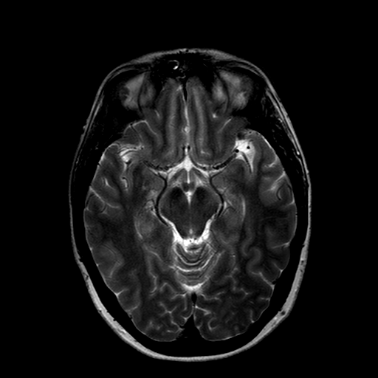
#> input picture Proyecto/Data/CK/1/img012.bmp, 378 x 378 px, found by its file name
$ jupyter execute 'PROYECTO PDI 3.ipynb'
#> lines starting #> are read from the running program, lines starting #| are printed output that depends on the picture; after the words box and inside, x2 and y2 are one past the last pixel; in counts of white or black regions, pixels touching at a corner belong together
[cell 1]
import cv2
import numpy as np
import matplotlib.pyplot as plt
from skimage.filters import threshold_otsu
from skimage.morphology import convex_hull_image

[cell 2]
img = cv2.imread('Data/CHP/1/img012.bmp', cv2.IMREAD_COLOR)
#> img is the input picture: shape (378, 378, 3); min 0, max 255, mean 19.5

[cell 3]
#dst = cv2.fastNlMeansDenoisingColored(img,None,10,10,7,21)
dst = cv2.medianBlur(img, 3) #mediana
#dst = cv2.GaussianBlur(img,(3,3),cv2.BORDER_DEFAULT) #gaussiano

[cell 4]
fig1=plt.figure(figsize = (12,12))
a = fig1.add_subplot(1, 2, 1)
plt.imshow(img, cmap='gray',vmin=0,vmax=2**8)
plt.axis('off');

b = fig1.add_subplot(1, 2, 2)
plt.imshow(dst, cmap='gray',vmin=0,vmax=2**8)
plt.axis('off');
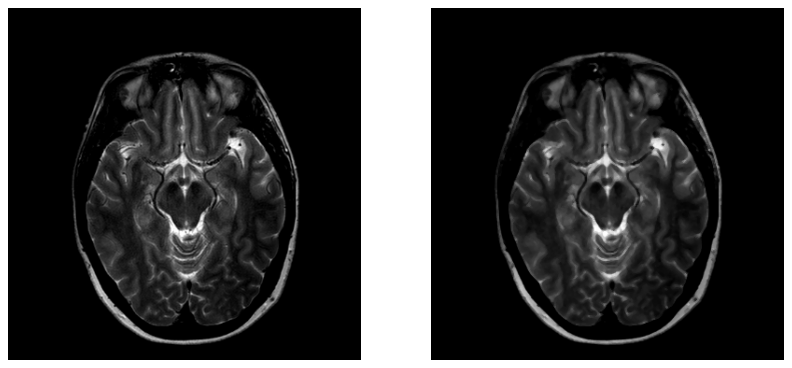
#> figure drawn by matplotlib, 2 panels

[cell 5]
inmax=np.amax(dst)
#> inmax = 255
c=255/(np.log(1+inmax))
#> c = 45.99
Iout=np.log(dst[:,:]+1)
#> Iout: shape (378, 378, 3) float16; 0.01% of the values are NaN or infinite; the others: min 0, max 5.54, mean 1.36
Iout=c*Iout[:,:]
#> Iout: shape (378, 378, 3) float16; 0.01% of the values are NaN or infinite; the others: min 0, max 255, mean 62.47
Iout=Iout.astype(np.uint8)
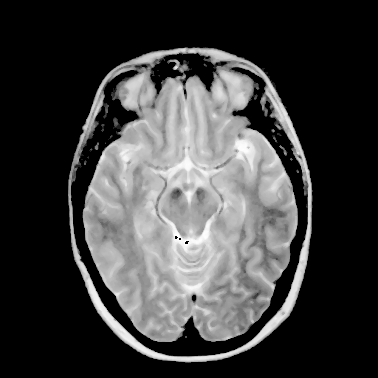
#> Iout: shape (378, 378, 3); min 0, max 255, mean 62.3
dst=dst.astype(np.uint8)

fig1=plt.figure(figsize = (16,16))
a = fig1.add_subplot(1, 2, 1)
plt.imshow(img, cmap='gray',vmin=0,vmax=2**8)
plt.axis('off');
a.set_title('Original image');

b = fig1.add_subplot(1,2,2)
plt.imshow(Iout, cmap = 'gray', vmin=0, vmax=255)
plt.axis('off')
b.set_title('Contraste con logaritmo');
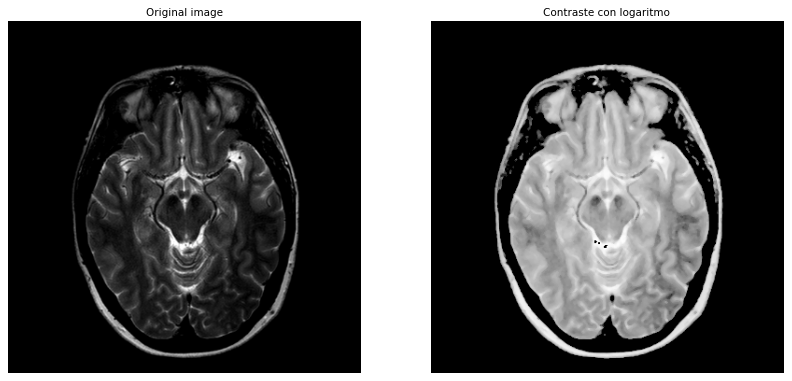
#> figure drawn by matplotlib, 2 panels

[cell 6]
##CONTRASTRE CON CORRECCIÓN GAMMA
x=np.linspace(0, 255, num=256)
vg=np.array([0.05, 0.1,0.2, 0.5, 1, 2, 5, 10])
for i in vg:
    c=255/(255**i)
    gamma=c*(x**i)

maxi = np.amax(Iout)
#> maxi = 255
vg=1.9  #Change the gamma value
c=255/(maxi**vg)
#> c = 0.00683
I2=c*np.float32(Iout)**vg
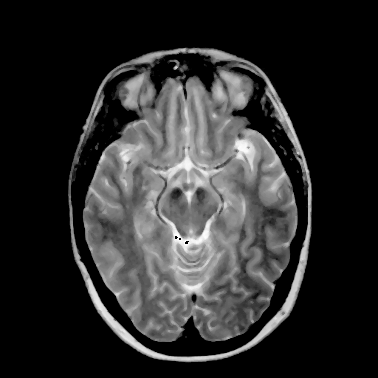
#> I2: shape (378, 378, 3) float32; min 0, max 255, mean 45.1
I2=I2.astype(np.uint8)
inmax = np.amax(I2)
#> inmax = 254
inmin = np.amin(I2)
#> inmin = 0
print('min=',inmin,'max=',inmax)
#| min= 0 max= 254

fig5=plt.figure(figsize = (12,12))
a = fig5.add_subplot(1, 2, 1)
plt.imshow(Iout, cmap='gray',vmin=0,vmax=2**8)
plt.axis('off');

b = fig5.add_subplot(1, 2, 2)
plt.imshow(I2, cmap='gray',vmin=0,vmax=2**8)
plt.axis('off');

[cell 7]
def binariza(image,Cerebro=True):
#> called with Cerebro = True
    if Cerebro:
        t = threshold_otsu(image)
#> t = 64
    else:#Crânio
        t = 0
    imagem_binaria = image.copy()
    imagem_binaria[imagem_binaria<=t] = 0
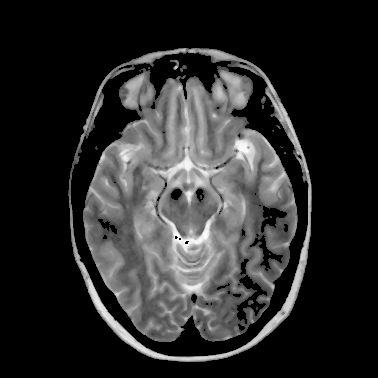
#> imagem_binaria: shape (378, 378); min 0, max 254, mean 43.5
    imagem_binaria[imagem_binaria>t] = 255
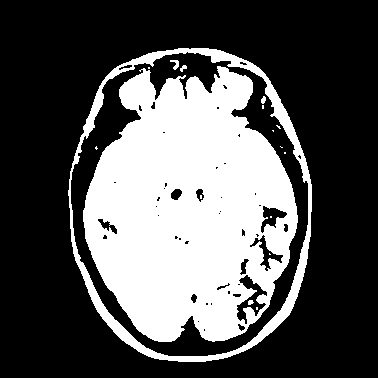
#> imagem_binaria: shape (378, 378); 33.1% white; 17 white regions (11 under 20 px), largest, box (x1, y1, x2, y2) and area: (83, 66, 298, 342) 41221, (68, 48, 312, 362) 5958, (170, 60, 179, 70) 47, (261, 96, 266, 104) 29, (180, 65, 187, 72) 28, (248, 300, 254, 305) 23
    return imagem_binaria

Gbin = binariza(cv2.cvtColor(I2,cv2.COLOR_BGR2GRAY))


fig6=plt.figure(figsize = (12,12))
a = fig6.add_subplot(1, 2, 1)
plt.imshow(img, cmap='gray',vmin=0,vmax=2**8)
plt.axis('off');

b = fig6.add_subplot(1, 2, 2)
plt.imshow(Gbin, cmap='gray',vmin=0,vmax=2**8)
plt.axis('off');


#plt.imshow(Gbin,'gray')

[cell 8]
from scipy import ndimage
label_im, nb_labels = ndimage.label(Gbin)
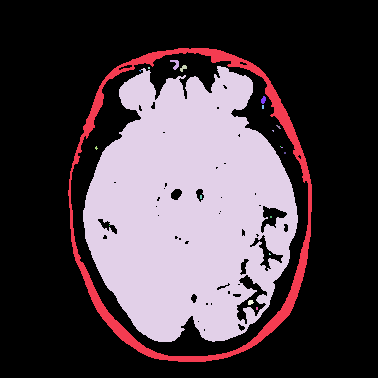
#> label_im: shape (378, 378) int32; 21 distinct labels, from 0 to 20; one colour per label, 0 black
#> nb_labels = 20
print(nb_labels) # how many regions?
#| 20

plt.imshow(label_im)

[cell 9]
canny = cv2.Canny(Gbin, 0, 255)
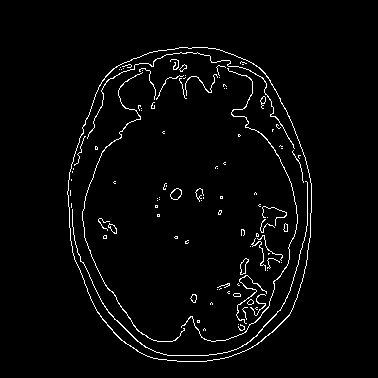
#> canny: shape (378, 378); 2.8% white in thin lines or dots, all inside (x1, y1, x2, y2) = (67, 47, 312, 362)
plt.imshow(canny, cmap='gray')

$ run again, with Proyecto/Data/CK/1/img001.bmp copied over Proyecto/Data/CK/1/img012.bmp
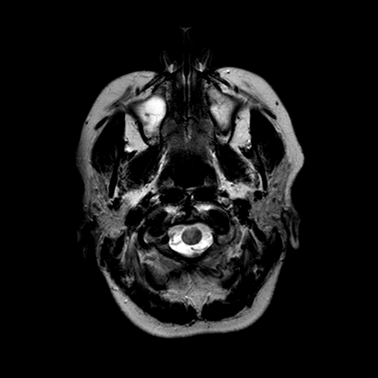
#> input picture Proyecto/Data/CK/1/img001.bmp, 378 x 378 px, found by its file name
#> img is the input picture: shape (378, 378, 3); min 0, max 255, mean 21.7
#> `inmax=np.amax(dst)`: inmax = 255
#> `c=255/(np.log(1+inmax))`: c = 45.99
#> maxi = 255
#> `c=255/(maxi**vg)`: c = 0.00683
#> `inmax = np.amax(I2)`: inmax = 254
#> inmin = 0
#| min= 0 max= 254
#> t = 83
#> `label_im, nb_labels = ndimage.label(Gbin)`:
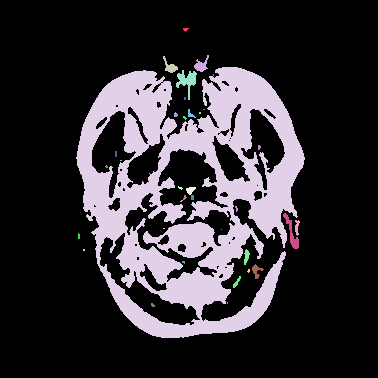
#> label_im: shape (378, 378) int32; 37 distinct labels, from 0 to 36; one colour per label, 0 black
#> nb_labels = 36
#| 36
#> `canny = cv2.Canny(Gbin, 0, 255)`:
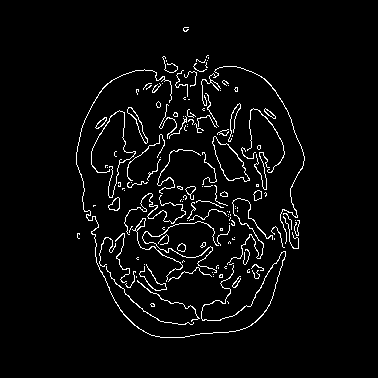
#> canny: shape (378, 378); 3.8% white in thin lines or dots, all inside (x1, y1, x2, y2) = (76, 27, 305, 338)
